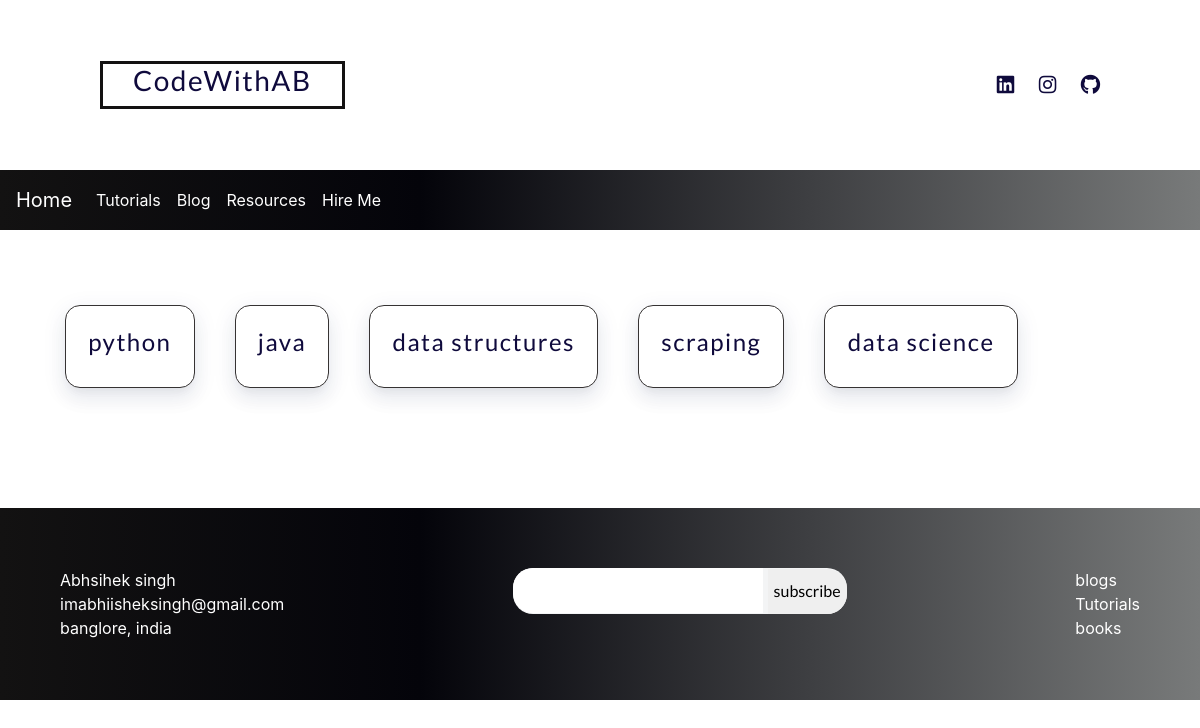
The page /tutorials on the database its author committed.
### tutorials/models.py (models this page shows, shortened)
class Tutorial(models.Model):
    name = models.CharField(max_length=100)
    image = models.ImageField(upload_to='tutorials', blank=True)
    description = models.TextField(blank=True)

### tutorials/views.py (the view)
# urls.py: path('', TutorialsListView.as_view(), name='tuteList'),
class TutorialsListView(ListView):
    model = Tutorial
    template_name = 'tutorials/tuteList.html'
    context_object_name = 'tutes'

### tutorials/templates/tutorials/tuteList.html
{% extends 'base.html' %}
{% block content %}
<div class="container">
    <div class="tuteList">
        {% for  tute in tutes %}
        <div class="tute-item">
<a href="{% url 'tute' tute.id %}">            <h4>{{tute.name}}</h4>
</a>
        </div>
        {% endfor %}
    </div>
</div>
{% endblock %}

### Ab/static/css/main.css (style rules this page uses)
html { font-family: sans-serif; line-height: 1.15; -ms-text-size-adjust: 100%; -webkit-text-size-adjust: 100% }
body { margin: 0 }
a { background-color: transparent; -webkit-text-decoration-skip: objects }
html { font-family: 'Lato', sans-serif; font-size: 1em; line-height: 1.6; color: #444444; }
a { text-decoration: none; color: inherit; font: inherit; }
html { box-sizing: border-box; }
*, *:before, *:after { box-sizing: inherit; }
html, button { -moz-osx-font-smoothing: grayscale; -webkit-font-smoothing: antialiased; font-smoothing: antialiased; }
html { min-height: 100%; max-width: 100%; }
body { width: 100%; height: auto; position: relative; overflow-x: hidden; background: #fff; color: #0f0a3c; }
h1, h2, h3, h4, h5 { font-family: 'Lato', sans-serif; letter-spacing: 1.5px; }
.tuteList { display: flex; flex-wrap: wrap; flex-direction: row; margin-top: 55px; margin-bottom: 100px; }
.tute-item { margin: 20px; padding: 2%; border: 0.01px solid rgb(54, 51, 51); background-color: #fff; box-shadow: 0 12px 18px 2px rgba(34, 0, 51, .04), 0 6px 22px 4px rgba(7, 48, 114, .06), 0 6px 10px -4px rgba(14, 13, 26, .06); border-radius: 15px; }

### rows shown on the page
Tutorial: name "python"
Tutorial: name "java"
Tutorial: name "data structures"
Tutorial: name "scraping"
Tutorial: name "data science"
